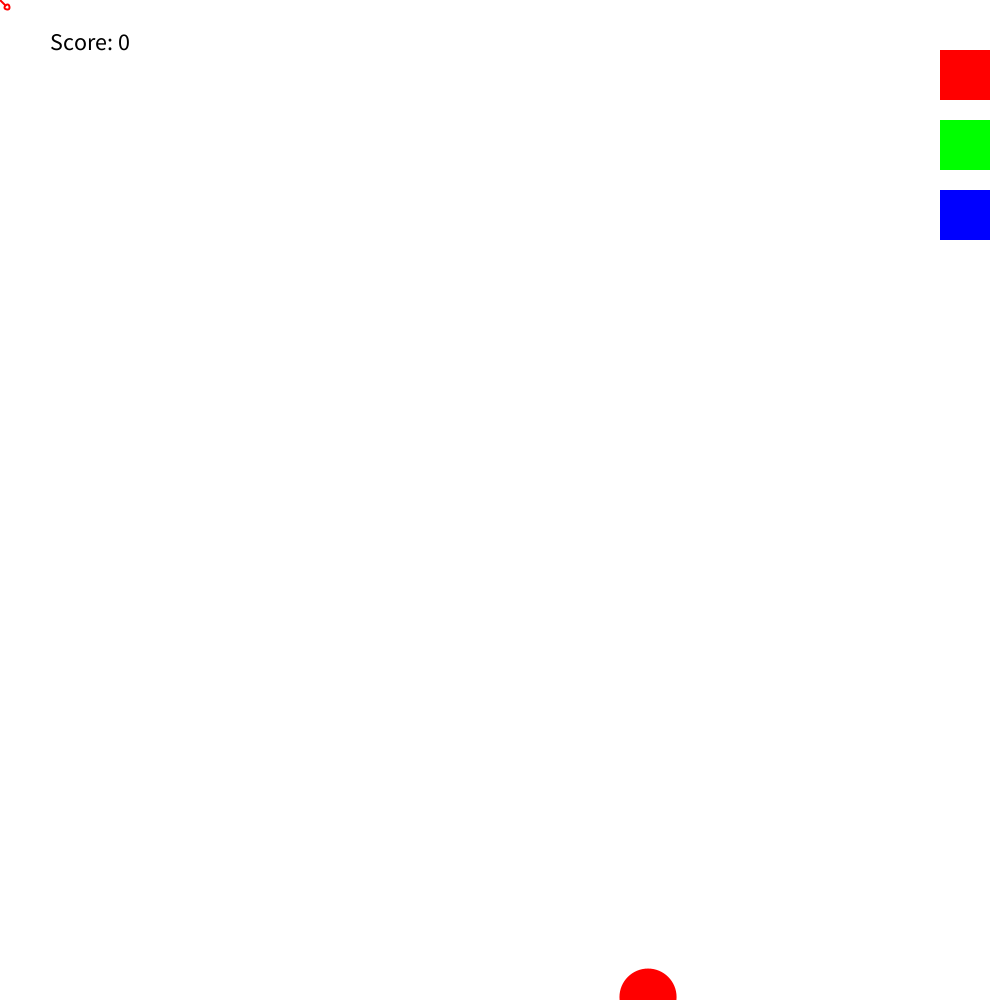
Frame 1 (no input)
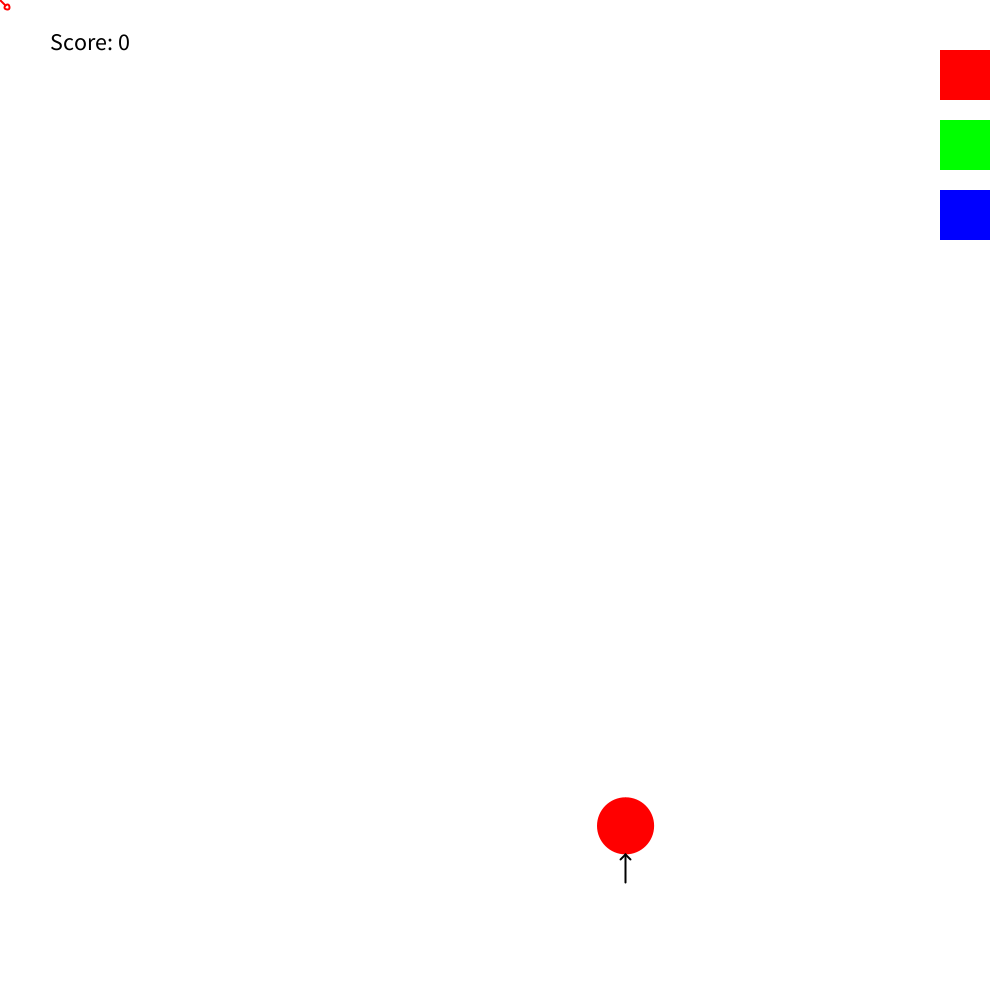
Frame 60 (the mouse pressed at the canvas centre just before this capture)
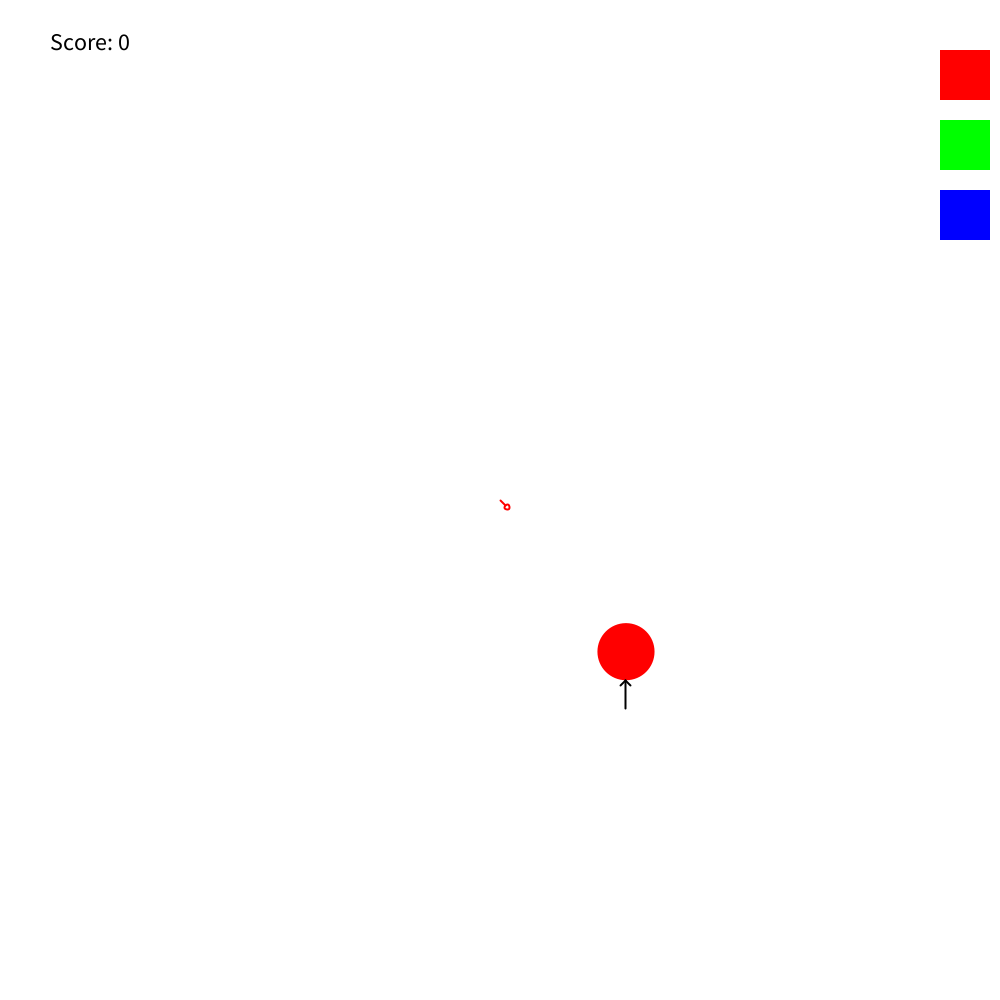
Frame 120 (the mouse held since frame 60 and released just before this capture)

The Processing sketch that drew these frames (run headless with seeded random() and noise(); from frame 60 on, the mouse is pressed at the canvas centre):

// Processing sketch: solution
// ── solution.pde
void setup()
{
  size(1000, 1000);
  b = new Balloon();
  noCursor();
  strokeWeight(2);
  setupButtons();
}

color[] colors = { color(255, 0, 0), color(0, 255, 0), color(0, 0, 255) } ;
Button[] buttons = new Button[colors.length];

Balloon b;
color pinColor = colors[0];

int score = 0;

void drawPin()
{
  stroke(pinColor);
  line(mouseX, mouseY, mouseX + 5, mouseY + 5);
  noFill();
  ellipse(mouseX + 7, mouseY + 7, 5, 5);
}

void setupButtons()
{
  float x = width - 60;
  float size = 50;
  float gap = 20;
  for(int i = 0 ; i < colors.length ; i ++)
  {
    float y = 50 + (i * (size + gap));
    buttons[i] = new Button(x, y, size, colors[i]);
  }
}

void drawScore()
{
  fill(0);
  textSize(24);
  text("Score: " + score, 50, 50);
}

void mousePressed()
{
  for(Button b:buttons)
  {
    if (b.clicked(mouseX, mouseY))
    {
      pinColor = b.c;
    }
  }
  checkForPop();
}

void checkForPop()
{
  if (b.popped(mouseX, mouseY, pinColor))
  {
    b.reset();
    score ++;
  }
}

void draw()
{
  background(255);
  b.update();
  b.render();
  
  for(Button b:buttons)
  {
    b.render();
  }
  drawPin();  
  drawScore();
}
// ── Balloon.pde
class Balloon
{
  PVector pos;
  float w;
  float speed;
  color c;
  float halfW;
  
  Balloon()
  {
    reset();
  }
  
  void reset()
  {
    pos = new PVector(random(w, width - w), height + w);
    c = colors[(int) random(0, colors.length)];
    speed = random(1, 3);
    w = random(50, 80);
    halfW = w / 2;
  }
  
  void render()
  {
    pushMatrix();
    translate(pos.x, pos.y);
    noStroke();
    fill(c);
    ellipse(0, 0, w, w);
    stroke(0);
    line(0, halfW, 0, w);
    line(0, halfW, -5, halfW + 5);
    line(0, halfW, 5, halfW + 5);
    popMatrix();
  }
  
  boolean popped(float x, float y, color c)
  {
    float d = dist(x, y, pos.x, pos.y);
    return (c == this.c && d < halfW); 
  }
  
  void update()
  {
    pos.y -= speed;
    pos.x += random(-2, 2);
    if (pos.x < w)
    {
      pos.x = w;
    }
    if (pos.x > width - w)
    {
      pos.x = width - w;
    }
    if (pos.y < -w)
    {
      reset();
    }
  }
}
// ── Button.pde
class Button
{
  PVector pos;
  float w;
  color c;
  
  Button(float x, float y, float w, color c)
  {
    pos = new PVector(x, y);
    this.w = w;
    this.c = c;
  }
  
  void render()
  {
    noStroke();
    fill(c);
    rect(pos.x, pos.y, w, w);
  }
  
  boolean clicked(float x, float y)
  {
    return (x >= pos.x && y >= pos.y && x < pos.x + w && y < pos.y + w);
  }
}
